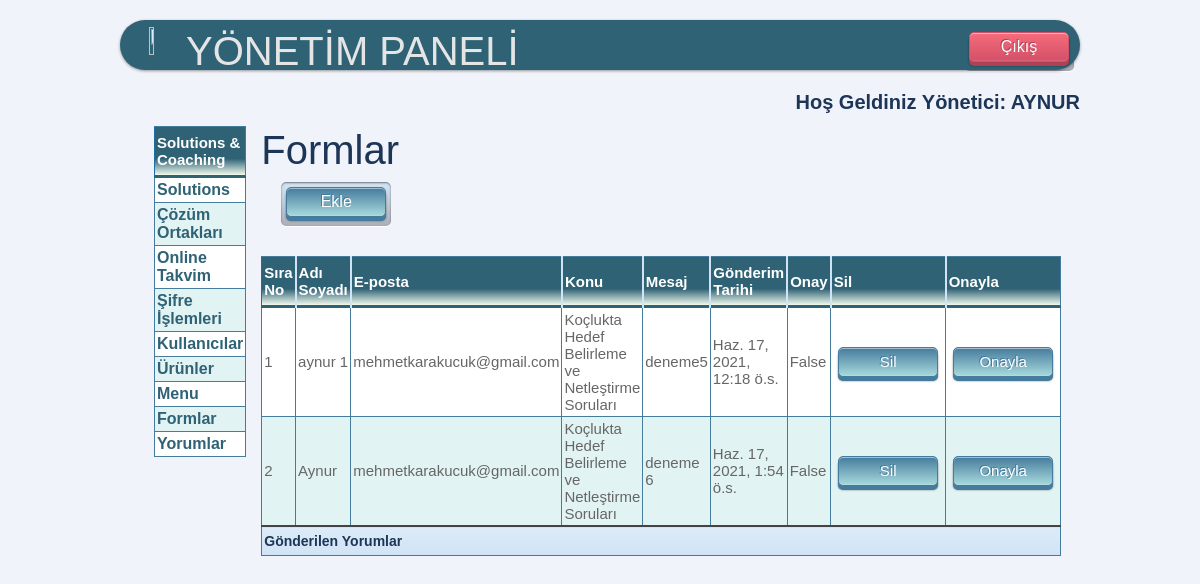
Page /yonetim/yorum/ (signed in) on the earlier database version.
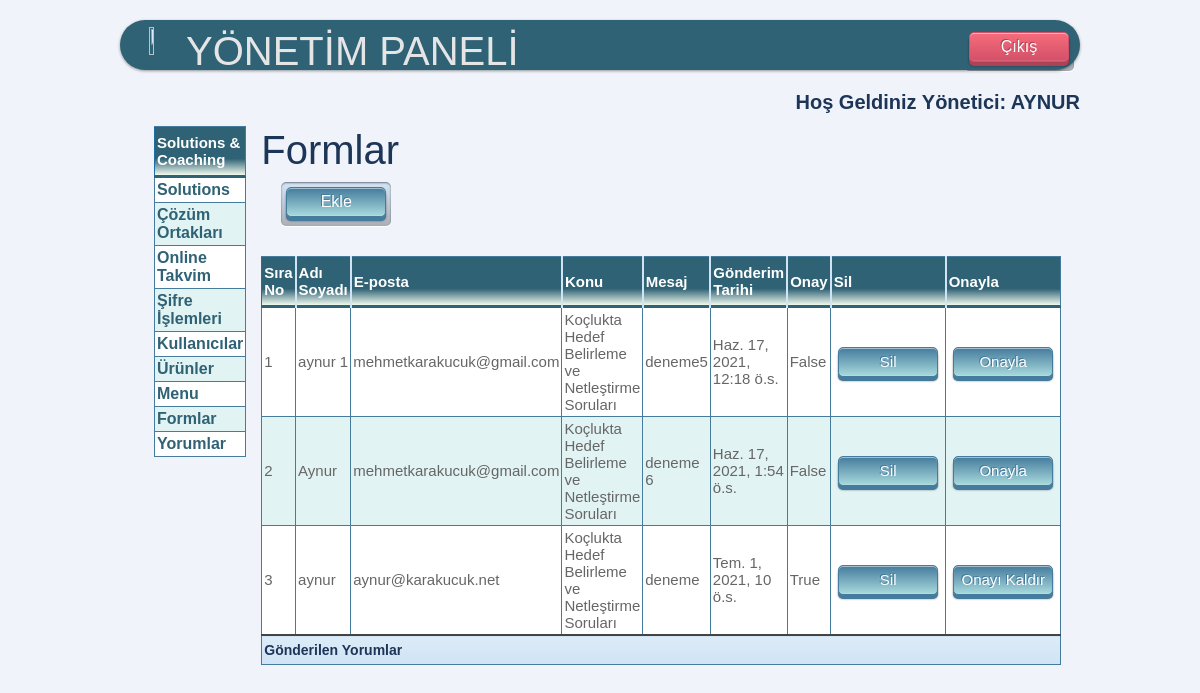
Same page on the later database version.
### mysite/models.py (models this page shows)
class Yorum(models.Model):
    adsoyad = models.CharField(max_length=100, verbose_name="Ad Soyad")
    eposta = models.EmailField()
    tel = models.CharField(max_length=100, verbose_name="Telefon Numarası")
    konu = models.CharField(max_length=100, verbose_name="Konu")
    mesaj = models.CharField(max_length=100, verbose_name="Mesaj")
    olus_tarih = models.DateTimeField()
    durum = models.BooleanField(blank=True, null=True, verbose_name='Durum')
    onay = models.BooleanField(blank=True, null=True, verbose_name='Onay')

### mysite/views.py (the view)
# urls.py: path('yonetim/yorum/', views.yorum_liste),
@login_required(login_url=settings.LOGIN_URL)
def yorum_liste(request):
    yorum = Yorum.objects.all().order_by('olus_tarih')
    context = {'yorumlar': yorum}
    return render(request, 'yonetim/yorum/liste.html', context)

### mysite/templates/yonetim/Yorum/liste.html (shortened to what this page needs)
{% extends "yonetim/base.html" %}
{% block baslik %}Formlar{% endblock %}
{% block content %}
<div class="sol">
    {% if request.user.is_superuser %}
        <button type="button" onclick="btn_git()" class="push_button blue">Ekle</button>
    {% else %}
        <p></p>
    {% endif %}
</div>
<div>
</div>
<table class="blueTable" style="margin-top: 50px;">
    <thead>
    <tr>
        <th>Sıra No</th>
        <th>Adı Soyadı</th>
        <th>E-posta</th>
        <th>Konu</th>
        <th>Mesaj</th>
        <th>Gönderim Tarihi</th>
        <th>Onay</th>
        <th>Sil</th>
        <th>Onayla</th>
    </tr>
    </thead>
    <tfoot>
    <td colspan="9" style="height:30px; color:#1D3557">Gönderilen Yorumlar</td>
    </tfoot>
    <tbody>
        {% for yorum in yorumlar %}
        <tr>
        <td>{{forloop.counter}}</td>
        <td>{{yorum.adsoyad}}</td>
        <td>{{yorum.eposta}}</td>
        <td>{{yorum.konu}}</td>
        <td>{{yorum.mesaj|safe}}</td>
        <td>{{yorum.olus_tarih}}</td>
        <td>{{yorum.onay}}</td>
        <td><a href="/yonetim/yorum/sil/{{ yorum.id }}"><button class="push_button blue">Sil</button></a> </td>
        <td>
            {% if yorum.onay %}
            <a href="/yonetim/yorum/duzenle/{{ yorum.id }}">
                <button class="push_button blue">Onayı Kaldır</button>
            </a>
            {% else %}
            <a href="/yonetim/yorum/duzenle/{{ yorum.id }}">
                <button class="push_button blue">Onayla</button>
            </a>
            {% endif %}
        </td>
        </tr>
        {% endfor %}
    </tbody>
</table>
{% endblock %}

### mysite/templates/yonetim/base.html (shortened to what this page needs)
{% load static %}
<html xmlns="http://www.w3.org/1999/html" xmlns="http://www.w3.org/1999/html" >
<head>
    <link href="https://cdn.jsdelivr.net/npm/bootstrap@5.0.0-beta1/dist/css/bootstrap.min.css" rel="stylesheet">
    <link href="{% static 'style.css' %}" rel="stylesheet" type="text/css" />
</head>
<body>
<div id="banner1">
        <div class="sol">
            <img src="/static/img/logo5.png" style="text-align: center; width: 50%; height: 80%; image-rendering: pixelated; margin">
        </div>
        <h1 style="color:#e5e5e5;" class="sol">YÖNETİM PANELİ</h1>
        <div class="sag">
            <button type="button" onclick="btn_cik()" class="push_button red"   >Çıkış</button>
        </div>
</div>
<div class="sag" style="font-weight: bold; color: #1D3557; margin-top:20px;">
    {% if request.user.is_superuser %}
        <label style="font-size:20px;" >Hoş Geldiniz Yönetici:</label>
        <label style="text-transform: uppercase; font-size:20px;"> {{request.user.username}} </label>
    {% else %}
        <label style="font-size:20px;" >Hoş Geldiniz Kullanıcı:</label>
        <label style="text-transform: uppercase; font-size:20px;">{{request.user.username}} </label>
    {% endif %}
</div>
<div style="width: 95%;" class="container" >
    <table class="blueTable" cellpadding="10" style="height:300px;">
            <thead><th>Solutions & Coaching </th></thead>
            <tr><th style=""><a href="/yonetim/solutions/"> Solutions</a></th></tr>
            <tr><th><a href="/yonetim/ekip/">Çözüm Ortakları</a></th></tr>
            <tr><th><a href="/yonetim/onlinetakvim/">Online Takvim</a></th></tr>
            <tr><th><a href="/sifre/">Şifre İşlemleri</a></th></tr>
            <tr><th><a href = "/yonetim/kullanici">Kullanıcılar</a> </th></tr>
            <tr><th><a href = "/yonetim/urun">Ürünler</a> </th></tr>
            <tr><th><a href = "/yonetim/menu">Menu</a> </th></tr>
            <tr><th><a href = "/yonetim/form">Formlar</a> </th></tr>
            <tr><th><a href = "/yonetim/yorum">Yorumlar</a> </th></tr>
    </table>
    <div>
        <h1 style="color: #1D3557">{%block baslik%}{% endblock%}</h1>
        {% block content %}{% endblock %}
    </div>
</div>
</body>
</html>

Differences in the rows shown:
added Yorum: adsoyad "aynur", eposta "aynur@karakucuk.net", konu "Koçlukta Hedef Belirleme ve Netleştirme Soruları", mesaj "deneme", olus_tarih "Tem. 1, 2021, 10 ö.s.", onay "True"
